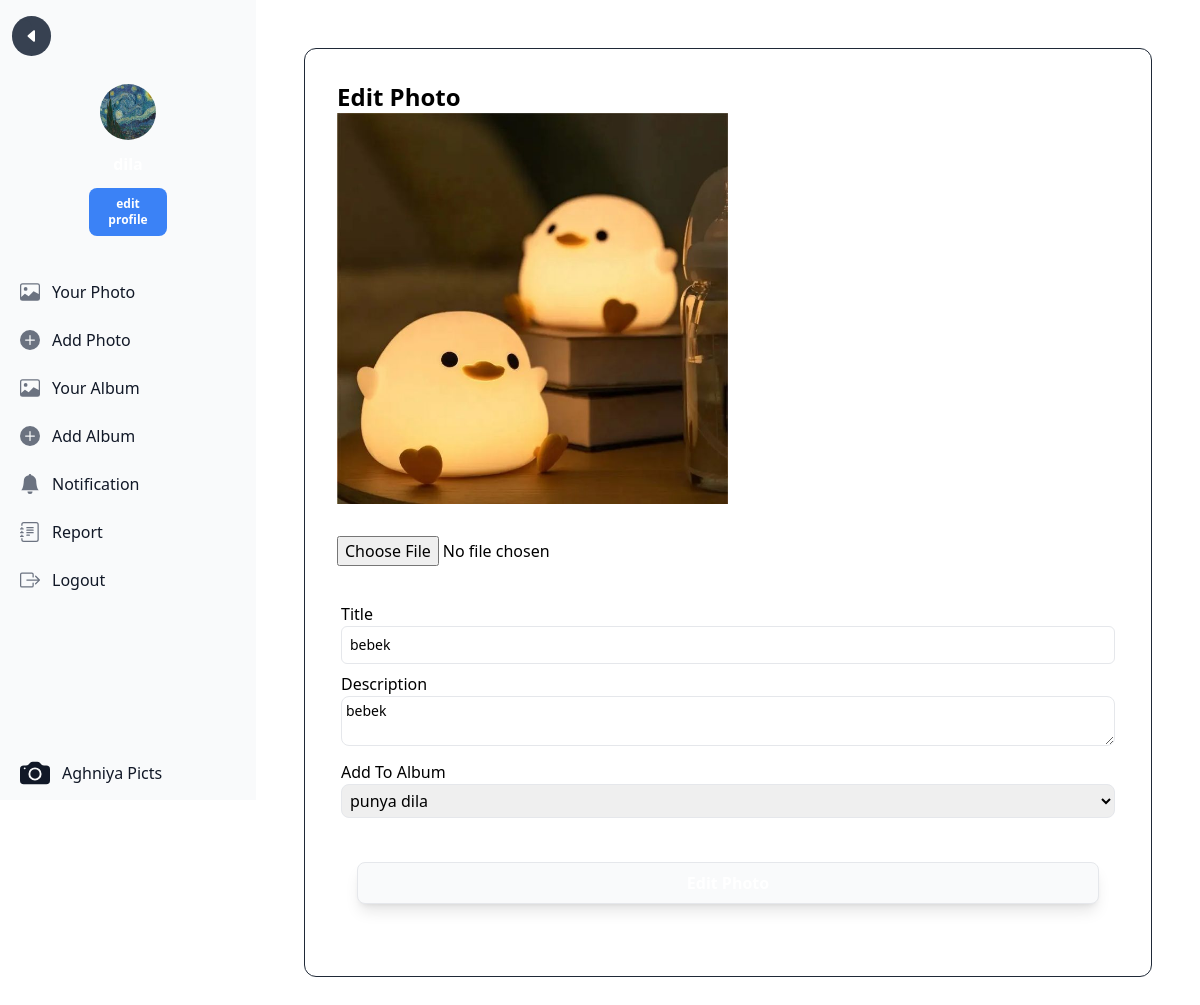
Screenshot of /edit_photo.php?photo_id=10 (signed in) with the database file from the repository.
### tables this page shows
CREATE TABLE `aghniya_user` (
  `aghniya_user_id` int NOT NULL,
  `aghniya_username` varchar(255) NOT NULL,
  `aghniya_password` varchar(225) NOT NULL,
  `aghniya_email` varchar(255) NOT NULL,
  `aghniya_nama_lengkap` varchar(255) NOT NULL,
  `aghniya_alamat` text NOT NULL,
  `aghniya_role_id` int NOT NULL,
  `aghniya_verifikasi` int NOT NULL,
  `aghniya_foto_profile` varchar(255) DEFAULT NULL
);

CREATE TABLE `aghniya_foto` (
  `aghniya_foto_id` int NOT NULL,
  `aghniya_judul_foto` varchar(255) NOT NULL,
  `aghniya_deskripsi_foto` text NOT NULL,
  `aghniya_tanggal_unggah` date NOT NULL,
  `aghniya_lokasi_file` varchar(255) NOT NULL,
  `aghniya_album_id` int NOT NULL,
  `aghniya_user_id` int NOT NULL
);

CREATE TABLE `aghniya_album` (
  `aghniya_album_id` int NOT NULL,
  `aghniya_nama_album` varchar(255) NOT NULL,
  `aghniya_deskripsi` text NOT NULL,
  `aghniya_tanggal_dibuat` date NOT NULL,
  `aghniya_user_id` int NOT NULL
);

### edit_photo.php (the view, shortened to what the rows shown need)
<?php
include 'connection.php';
if (isset($_SESSION['aghniya_username'])) {
    $userid = $_SESSION['aghniya_user_id'];
    include "sidebar.php";
}
$photoid = isset($_GET['photo_id']) ? $_GET['photo_id'] : null;
$sql = mysqli_query($conn, "SELECT * FROM aghniya_album JOIN aghniya_foto ON aghniya_album.aghniya_album_id = aghniya_foto.aghniya_album_id WHERE aghniya_album.aghniya_user_id = $userid AND aghniya_foto.aghniya_foto_id = $photoid");
if (mysqli_num_rows($sql) == 0 ){
    $album = true;
}else{
    $album = false;
}
?>
<!DOCTYPE html>
<html lang="en">
<head>
    <link href="./src/output.css" rel="stylesheet">
</head>
<body>
    <?php
    if ((isset($_SESSION['aghniya_username'])) && (!$album) ) { ?>
        <div class="p-12 sm:ml-64">
            <div class="p-8 border border-1 border-gray-800 rounded-xl mb-8">
                <form action="edit_photo.php?photo_id=<?=$photoid?>" method="POST" enctype="multipart/form-data">
                    <div class="flex flex-col xl:flex-row gap-8">
                        <?php while ($data = mysqli_fetch_assoc($sql)) { ?>
                        <div class="w-full lg:w-1/2 content-center">
                            <?php if (!empty($data['aghniya_lokasi_file'])): ?>
                                <img src="<?=$data['aghniya_lokasi_file']?>" class="w-20 h-20 mb-4 mx-auto">
                            <?php endif; ?>
                            <input type="file" name="photo" value="<?=$data['aghniya_lokasi_file']?>" class="content-center justify-center items-center sm:mt-4 xl:mt-0">
                        </div>
                        <div class="w-full xl:w-1/2">
                            <div class="p-1">
                                Title
                                <input type="text" name="title" class="w-full rounded-md text-sm p-2 font-base border" placeholder="Add Title" value="<?=$data['aghniya_judul_foto']?>" required>
                            </div>
                            <div class="p-1">
                                Description
                                <textarea placeholder="Description" name="description" class="text-sm border w-full p-1 rounded-lg h-full" required><?=$data['aghniya_deskripsi_foto']?></textarea>
                            </div>
                            <div class="p-1">
                                Add To Album <br>
                                <select name="album" id="" class="w-full border rounded-lg p-1" required>
                                        <option value="<?=$data['aghniya_album_id']?>"><?=$data['aghniya_nama_album']?></option>
                                </select>
                            </div>
                            <div class="p-5 my-5">
                                <input type="submit" name="submit" class="w-full p-2 font-semibold text-white bg-gray-50 dark:bg-gray-800 hover:bg-gray-900 border rounded-lg shadow-lg hover:shadow-2xl" value="Edit Photo">
                            </div>
                        </div>
                        <?php } ?>
                    </div>
                </form>
            </div>
    <?php } ?>
</body>
</html>

### sidebar.php (shortened to what the rows shown need)
<?php
include "connection.php";
?>
<?php
    $users = $_SESSION['aghniya_user_id'];
    $sql = mysqli_query($conn, "SELECT aghniya_notifikasi.*, aghniya_user.*, aghniya_komentar_foto.*, aghniya_like_foto.*
        FROM aghniya_notifikasi
        LEFT JOIN aghniya_komentar_foto ON aghniya_notifikasi.aghniya_komentar_id = aghniya_komentar_foto.aghniya_komentar_id
        LEFT JOIN aghniya_user ON aghniya_notifikasi.aghniya_user_id = aghniya_user.aghniya_user_id
        LEFT JOIN aghniya_like_foto ON aghniya_notifikasi.aghniya_like_id = aghniya_like_foto.aghniya_like_id
        WHERE aghniya_notifikasi.aghniya_user_photo_id = $users");
    $total = mysqli_num_rows($sql);
    $sql2 = mysqli_query($conn, "SELECT aghniya_foto_profile FROM aghniya_user WHERE aghniya_user_id = $users");
    $verif = mysqli_query($conn, "SELECT * FROM aghniya_user WHERE aghniya_verifikasi = 0;");
    $total_verif = mysqli_num_rows($verif);
?>
<!DOCTYPE html>
<html lang="en">
<head>
    <link href="./src/output.css" rel="stylesheet">
</head>
<body>
<?php if ($_SESSION['aghniya_role_id'] == 1){ ?>
    <button id="toggle-sidebar" data-drawer-target="default-sidebar" aria-controls="default-sidebar" type="button" class="inline-flex items-center p-2 mt-2 ms-3 text-sm text-gray-500 rounded-lg sm:hidden hover:bg-gray-100 focus:outline-none focus:ring-2 focus:ring-gray-200 dark:text-gray-400 dark:hover:bg-gray-700 dark:focus:ring-gray-600">
        <span class="sr-only">Open sidebar</span>
        <svg class="w-6 h-6" aria-hidden="true" fill="currentColor" viewBox="0 0 20 20" xmlns="http://www.w3.org/2000/svg">
            <path clip-rule="evenodd" fill-rule="evenodd" d="M2 4.75A.75.75 0 012.75 4h14.5a.75.75 0 010 1.5H2.75A.75.75 0 012 4.75zm0 10.5a.75.75 0 01.75-.75h7.5a.75.75 0 010 1.5h-7.5a.75.75 0 01-.75-.75zM2 10a.75.75 0 01.75-.75h14.5a.75.75 0 010 1.5H2.75A.75.75 0 012 10z"></path>
        </svg>
    </button>
    <aside id="default-sidebar" class="fixed top-0 left-0 z-40 w-64 h-screen transition-transform -translate-x-full sm:translate-x-0" aria-label="Sidebar">
        <div class="h-full px-3 py-4 overflow-y-auto bg-gray-50 dark:bg-gray-800">
            <div class="flex gap-1">
                <button class="text-white bg-gray-700 p-1 rounded-full w-1/6" onclick="window.history.back();">
                    <div class="text-white bg-gray-700 p-2 rounded-full w-1/6" onclick="window.history.back();">
                        <svg xmlns="http://www.w3.org/2000/svg" width="16" height="16" fill="currentColor" class="bi bi-caret-left-fill" viewBox="0 0 16 16">
                            <path d="m3.86 8.753 5.482 4.796c.646.566 1.658.106 1.658-.753V3.204a1 1 0 0 0-1.659-.753l-5.48 4.796a1 1 0 0 0 0 1.506z"/>
                        </svg>
                    </div>
                </button>
                <button id="close-sidebar" data-drawer-target="default-sidebar" aria-controls="default-sidebar" type="button" class="sm:hidden block text-white bg-gray-700 p-1 rounded-full w-1/6">
                    <div class="text-white bg-gray-700 p-2 rounded-full w-1/6">
                        <svg xmlns="http://www.w3.org/2000/svg" width="16" height="16" fill="currentColor" class="bi bi-x-lg" viewBox="0 0 16 16">
                        <path d="M2.146 2.854a.5.5 0 1 1 .708-.708L8 7.293l5.146-5.147a.5.5 0 0 1 .708.708L8.707 8l5.147 5.146a.5.5 0 0 1-.708.708L8 8.707l-5.146 5.147a.5.5 0 0 1-.708-.708L7.293 8z"/>
                        </svg>
                    </div>
                </button>
            </div>
            <div class="my-5 text-white mb-8">
                <div class="flex items-center justify-center">
                    <div class="w-14 my-2">
                        <?php while ($data = mysqli_fetch_array($sql2)):
                            if ($data['aghniya_foto_profile'] == NULL): ?>
                                <img src="public/anonim.jpg" class="rounded-full" alt="">
                            <?php else: ?>
                                <img src="<?=$data['aghniya_foto_profile']?>" class="rounded-full w-14 h-14" alt="">
                            <?php endif; ?>
                        <?php endwhile; ?>
                    </div>
                </div>
                    <div class="my-1 text-center font-bold">
                        <?= $_SESSION['aghniya_username']?>
                    </div>
                    <div class="flex my-2 items-center justify-center content-center">
                        <a href="edit_profile.php" class="my-1 text-xs font-semibold  bg-blue-500 p-2 rounded-lg text-center w-1/3 hover:bg-blue-600 hover:shadow-2xl">edit profile</a>
                    </div>
            </div>
        <ul class="space-y-2 font-medium">
            <li>
                <li>
                    <a href="user_verification.php" class="flex items-center p-2 text-gray-900 rounded-lg dark:text-white hover:bg-gray-100 dark:hover:bg-gray-700 group">
                        <svg class="flex-shrink-0 w-5 h-5 text-gray-500 transition duration-75 dark:text-gray-400 group-hover:text-gray-900 dark:group-hover:text-white" xmlns="http://www.w3.org/2000/svg" width="16" height="16" fill="currentColor" class="bi bi-bell-fill" viewBox="0 0 16 16">
                        <path d="M8 16a2 2 0 0 0 2-2H6a2 2 0 0 0 2 2m.995-14.901a1 1 0 1 0-1.99 0A5 5 0 0 0 3 6c0 1.098-.5 6-2 7h14c-1.5-1-2-5.902-2-7 0-2.42-1.72-4.44-4.005-4.901"/>
                        </svg>
                    <span class="flex-1 ms-3 whitespace-nowrap">User Verification</span>
                        <?php if($total_verif > 0 ): ?>
                        <span class="inline-flex items-center justify-center w-3 h-3 p-3 text-sm font-medium text-white bg-red-700 rounded-full"><?=$total_verif?></span>
                        <?php endif; ?>
                    </a>
                </li>
                <!-- <li>
                    <a href="report.php" class="flex items-center p-2 text-gray-900 rounded-lg dark:text-white hover:bg-gray-100 dark:hover:bg-gray-700 group">
                        <svg class="flex-shrink-0 w-5 h-5 text-gray-500 transition duration-75 dark:text-gray-400 group-hover:text-gray-900 dark:group-hover:text-white"  xmlns="http://www.w3.org/2000/svg" width="16" height="16" fill="currentColor" class="bi bi-journal-text" viewBox="0 0 16 16">
                        <path d="M5 10.5a.5.5 0 0 1 .5-.5h2a.5.5 0 0 1 0 1h-2a.5.5 0 0 1-.5-.5m0-2a.5.5 0 0 1 .5-.5h5a.5.5 0 0 1 0 1h-5a.5.5 0 0 1-.5-.5m0-2a.5.5 0 0 1 .5-.5h5a.5.5 0 0 1 0 1h-5a.5.5 0 0 1-.5-.5m0-2a.5.5 0 0 1 .5-.5h5a.5.5 0 0 1 0 1h-5a.5.5 0 0 1-.5-.5"/>
                        <path d="M3 0h10a2 2 0 0 1 2 2v12a2 2 0 0 1-2 2H3a2 2 0 0 1-2-2v-1h1v1a1 1 0 0 0 1 1h10a1 1 0 0 0 1-1V2a1 1 0 0 0-1-1H3a1 1 0 0 0-1 1v1H1V2a2 2 0 0 1 2-2"/>
                        <path d="M1 5v-.5a.5.5 0 0 1 1 0V5h.5a.5.5 0 0 1 0 1h-2a.5.5 0 0 1 0-1zm0 3v-.5a.5.5 0 0 1 1 0V8h.5a.5.5 0 0 1 0 1h-2a.5.5 0 0 1 0-1zm0 3v-.5a.5.5 0 0 1 1 0v.5h.5a.5.5 0 0 1 0 1h-2a.5.5 0 0 1 0-1z"/>
                        </svg>
                    <span class="flex-1 ms-3 whitespace-nowrap">Report</span>
                    </a>
                </li> -->
                <li>
                    <a href="report_admin.php" class="flex items-center p-2 text-gray-900 rounded-lg dark:text-white hover:bg-gray-100 dark:hover:bg-gray-700 group">
                        <svg class="flex-shrink-0 w-5 h-5 text-gray-500 transition duration-75 dark:text-gray-400 group-hover:text-gray-900 dark:group-hover:text-white"  xmlns="http://www.w3.org/2000/svg" width="16" height="16" fill="currentColor" class="bi bi-journal-text" viewBox="0 0 16 16">
                        <path d="M5 10.5a.5.5 0 0 1 .5-.5h2a.5.5 0 0 1 0 1h-2a.5.5 0 0 1-.5-.5m0-2a.5.5 0 0 1 .5-.5h5a.5.5 0 0 1 0 1h-5a.5.5 0 0 1-.5-.5m0-2a.5.5 0 0 1 .5-.5h5a.5.5 0 0 1 0 1h-5a.5.5 0 0 1-.5-.5m0-2a.5.5 0 0 1 .5-.5h5a.5.5 0 0 1 0 1h-5a.5.5 0 0 1-.5-.5"/>
                        <path d="M3 0h10a2 2 0 0 1 2 2v12a2 2 0 0 1-2 2H3a2 2 0 0 1-2-2v-1h1v1a1 1 0 0 0 1 1h10a1 1 0 0 0 1-1V2a1 1 0 0 0-1-1H3a1 1 0 0 0-1 1v1H1V2a2 2 0 0 1 2-2"/>
                        <path d="M1 5v-.5a.5.5 0 0 1 1 0V5h.5a.5.5 0 0 1 0 1h-2a.5.5 0 0 1 0-1zm0 3v-.5a.5.5 0 0 1 1 0V8h.5a.5.5 0 0 1 0 1h-2a.5.5 0 0 1 0-1zm0 3v-.5a.5.5 0 0 1 1 0v.5h.5a.5.5 0 0 1 0 1h-2a.5.5 0 0 1 0-1z"/>
                        </svg>
                    <span class="flex-1 ms-3 whitespace-nowrap">Report Album</span>
                    </a>
                </li>
            <li>
                <a id="logout" class="flex items-center p-2 text-gray-900 rounded-lg dark:text-white hover:bg-gray-100 dark:hover:bg-gray-700 group">
                    <svg class="flex-shrink-0 w-5 h-5 text-gray-500 transition duration-75 dark:text-gray-400 group-hover:text-gray-900 dark:group-hover:text-white" aria-hidden="true" xmlns="http://www.w3.org/2000/svg" xmlns="http://www.w3.org/2000/svg" width="16" height="16" fill="currentColor" class="bi bi-box-arrow-right" viewBox="0 0 16 16">
                    <path fill-rule="evenodd" d="M10 12.5a.5.5 0 0 1-.5.5h-8a.5.5 0 0 1-.5-.5v-9a.5.5 0 0 1 .5-.5h8a.5.5 0 0 1 .5.5v2a.5.5 0 0 0 1 0v-2A1.5 1.5 0 0 0 9.5 2h-8A1.5 1.5 0 0 0 0 3.5v9A1.5 1.5 0 0 0 1.5 14h8a1.5 1.5 0 0 0 1.5-1.5v-2a.5.5 0 0 0-1 0z"/>
                    <path fill-rule="evenodd" d="M15.854 8.354a.5.5 0 0 0 0-.708l-3-3a.5.5 0 0 0-.708.708L14.293 7.5H5.5a.5.5 0 0 0 0 1h8.793l-2.147 2.146a.5.5 0 0 0 .708.708z"/>
                    </svg>
                <span class="flex-1 ms-3 whitespace-nowrap">Logout</span>
                </a>
            </li>
            <li class="absolute bottom-1 w-full pr-6">
                    <a href="index.php" class="flex items-center p-2 text-gray-900 rounded-lg dark:text-white hover:bg-gray-100 dark:hover:bg-gray-700 group">
                        <svg xmlns="http://www.w3.org/2000/svg" width="30" height="30" fill="currentColor" class="bi bi-camera-fill" viewBox="0 0 16 16">
                            <path d="M10.5 8.5a2.5 2.5 0 1 1-5 0 2.5 2.5 0 0 1 5 0"/>
                            <path d="M2 4a2 2 0 0 0-2 2v6a2 2 0 0 0 2 2h12a2 2 0 0 0 2-2V6a2 2 0 0 0-2-2h-1.172a2 2 0 0 1-1.414-.586l-.828-.828A2 2 0 0 0 9.172 2H6.828a2 2 0 0 0-1.414.586l-.828.828A2 2 0 0 1 3.172 4zm.5 2a.5.5 0 1 1 0-1 .5.5 0 0 1 0 1m9 2.5a3.5 3.5 0 1 1-7 0 3.5 3.5 0 0 1 7 0"/>
                        </svg>
                    <span class="flex-1 ms-3 whitespace-nowrap"> Aghniya Picts</span>
                    </a>
                </li>
        </ul>
    </div>
    </aside>
<?php }else{?>
    <aside id="default-sidebar" class="fixed top-0 left-0 z-40 w-64 h-screen transition-transform -translate-x-full sm:translate-x-0" aria-label="Sidebar">
        <div class="h-full px-3 py-4 overflow-y-auto bg-gray-50 dark:bg-gray-800">
                <div class="my-5 text-white mb-8">
                    <div class="flex items-center justify-center">
                        <div class="w-14 my-2">
                                <?php while ($data = mysqli_fetch_array($sql2)):
                                    if ($data['aghniya_foto_profile'] == NULL): ?>
                                        <img src="public/anonim.jpg" class="rounded-full" alt="">
                                    <?php else: ?>
                                        <img src="<?=$data['aghniya_foto_profile']?>" class="rounded-full h-14 w-14" alt="">
                                    <?php endif; ?>
                                <?php endwhile; ?>
                            </div>
                        </div>
                </div>
        </div>
    </aside>
<?php } ?>
</body>
</html>

### rows the page displays
aghniya_user: aghniya_foto_profile (picture)
aghniya_foto: aghniya_lokasi_file (picture), title "bebek", description "bebek", album "punya dila"
